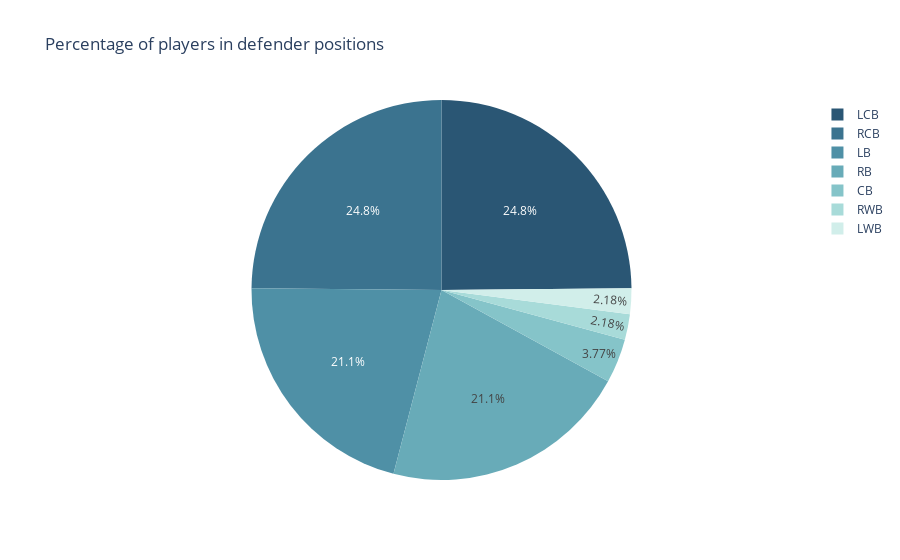

Write notebook code for a chart like this one.
### Markdown cell above
#### 8- Pie chart Describing the Percentage of Players in different Defender positions

### Code cell
defence = ['LCB', 'RCB', 'LB', 'RB', 'CB', 'RWB', 'LWB']
sample = df[df['team_position'].isin(defence)]
# sample.head()
px.pie(data_frame=sample, names='team_position',
       color_discrete_sequence=px.colors.sequential.Teal_r,
       title = 'Percentage of players in defender positions')

### Figure 1 — Plotly figure (JSON) as saved in the notebook; plotly's stock layout.template omitted (floating-point values rounded to 4 significant figures; data arrays with more than 128 entries replaced by an {"elided": "..."} marker saying what was removed)
{"data": [{"domain": {"x": [0, 1], "y": [0, 1]}, "hovertemplate": "team_position=%{label}<extra></extra>", "labels": {"elided": "2656 str values"}, "legendgroup": "", "name": "", "showlegend": true, "type": "pie"}], "layout": {"legend": {"tracegroupgap": 0}, "piecolorway": ["rgb(42, 86, 116)", "rgb(59, 115, 143)", "rgb(79, 144, 166)", "rgb(104, 171, 184)", "rgb(133, 196, 201)", "rgb(168, 219, 217)", "rgb(209, 238, 234)"], "title": {"text": "Percentage of players in defender positions"}}}
